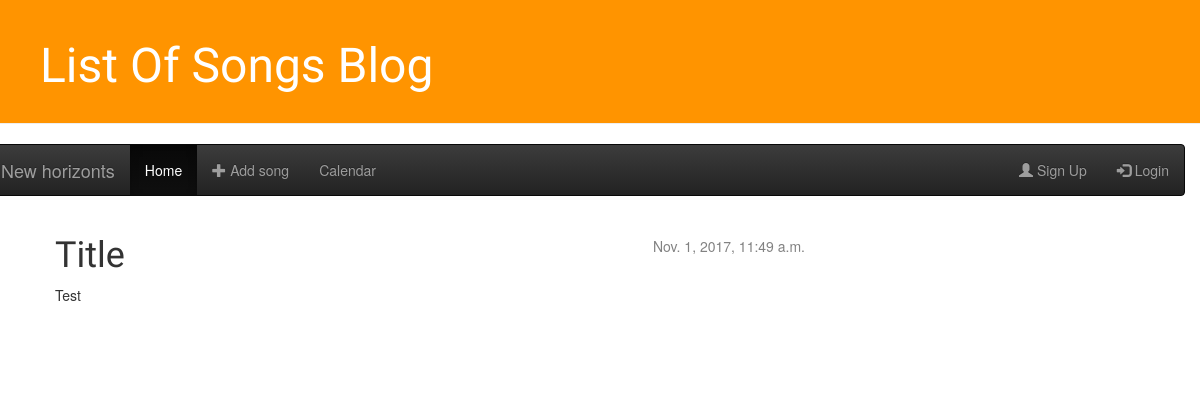
Before: /post/2/ with the older database file.
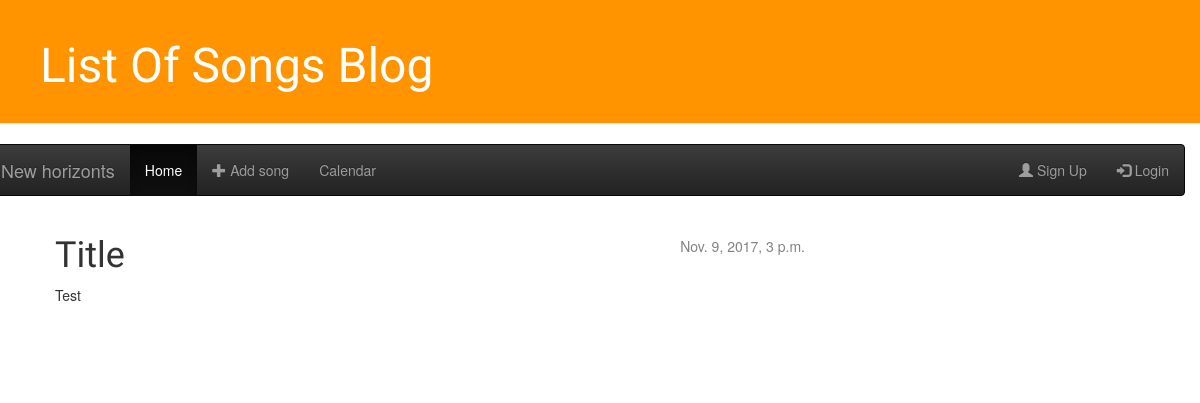
After: the same page with the newer database file.
### blog/models.py (models this page shows, shortened)
class Post(models.Model):
    author = models.ForeignKey('auth.User')
    title = models.CharField(max_length=200)
    text = models.TextField()
    created_date = models.DateTimeField(
            default=timezone.now)
    published_date = models.DateTimeField(
            blank=True, null=True)

### blog/views.py (the view)
# urls.py: url(r'^post/(?P<pk>[0-9]+)/$', views.post_detail, name='post_detail'),
def post_detail(request, pk):
    post = get_object_or_404(Post, pk=pk)
    return render(request, 'blog/post_detail.html', {'post': post})

### blog/templates/blog/post_detail.html (shortened to what this page needs)
{% extends 'blog/base.html' %}
{% block content %}
    <div class="post">
        {% if post.published_date %}
            <div class="date">
                {{ post.published_date }}
            </div>
        {% endif %}
        <h1>{{ post.title }}</h1>
        <p>{{ post.text|linebreaksbr }}</p>
    </div>
{% endblock %}

Changed rows visible on the page:
changed Post "Title": published_date "Nov. 1, 2017, 11:49 a.m." → "Nov. 9, 2017, 3 p.m."
